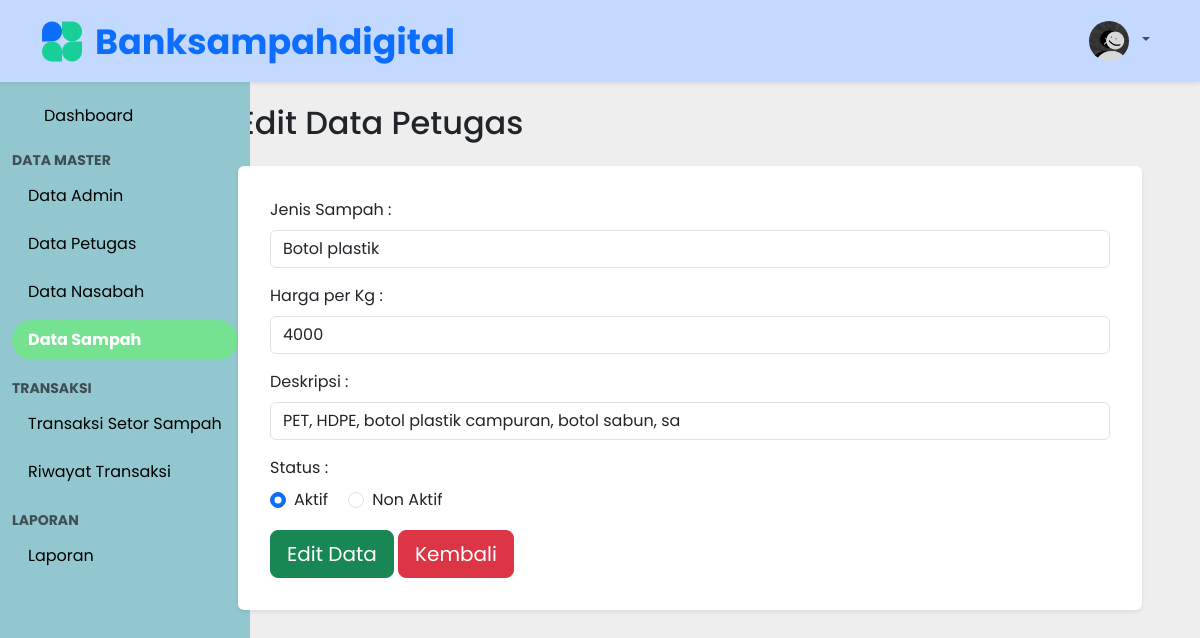
The page /ubah_sampah.php?id=3 on the database its author committed.
### tables this page shows
CREATE TABLE `tb_sampah` (
  `id` int(11) NOT NULL,
  `jenis_sampah` varchar(50) NOT NULL,
  `harga_per_kg` int(11) NOT NULL,
  `deskripsi` varchar(50) DEFAULT NULL,
  `status` tinyint(1) NOT NULL DEFAULT 1,
  `created_at` timestamp NOT NULL DEFAULT current_timestamp(),
  `updated_at` timestamp NULL DEFAULT NULL
);

### ubah_sampah.php (the view, shortened to what this page needs)
<?php
require 'config/koneksi.php';
$id = $_GET['id'];
$data = $koneksi->query("SELECT * FROM tb_sampah WHERE id = '$id'");
$row = $data->fetch_assoc();
?>
<?php require_once 'template/header.php'; ?>
        <div class="sidebar">
            <div class="container">
                <ul class="nav nav-pills flex-column mt-3">
                    <li class="nav-link"><a class="nav-link" href="index.php">Dashboard</a></li>
                    <li class="nav-item mt-1 mb-1"><span class="text-muted text-uppercase fw-bold small">Data Master</span></li>
                    <li class="nav-item mb-2"><a class="nav-link" href="data_admin.php">Data Admin</a></li>
                    <li class="nav-item mb-2"><a class="nav-link" href="data_petugas.php">Data Petugas</a></li>
                    <li class="nav-item mb-2"><a class="nav-link" href="data_nasabah.php">Data Nasabah</a></li>
                    <li class="nav-item mb-2"><a class="nav-link active fw-bold" href="data_sampah.php">Data Sampah</a></li>
                    <li class="nav-item mt-2 mb-1"><span class="text-muted text-uppercase fw-bold small">Transaksi</span></li>
                    <li class="nav-item mb-2"><a class="nav-link" href="setor_sampah.php">Transaksi Setor Sampah</a></li>
                    <li class="nav-item mb-2"><a class="nav-link" href="riwayat_setor.php">Riwayat Transaksi</a></li>
                    <li class="nav-item mt-2 mb-1"><span class="text-muted text-uppercase fw-bold small">Laporan</span></li>
                    <li class="nav-item mb-2"><a class="nav-link" href="laporan.php">Laporan</a></li>
                </ul>
            </div>
        </div>
        <div class="content pt-5 ms-250 px-3">
            <h2 class="mb-4">Edit Data Petugas</h2>
            <div class="card shadow-sm border-0 p-3">
                <div class="card-body">
                    <form action="" method="POST">
                        <div class="mb-3">
                            <label for="jenis_sampah" class="form-label">Jenis Sampah :</label>
                            <input type="text" class="form-control" name="jenis_sampah" id="jenis_sampah" value="<?= htmlspecialchars($row['jenis_sampah']) ?>" required>
                        </div>
                        <div class=" mb-3">
                            <label for="harga_per_kg" class="form-label">Harga per Kg :</label>
                            <input type="number" class="form-control" name="harga_per_kg" id="harga_per_kg" value="<?= htmlspecialchars($row['harga_per_kg']) ?>" required>
                        </div>
                        <div class="mb-3">
                            <label for="deskripsi" class="form-label">Deskripsi :</label>
                            <input type="text" class="form-control" name="deskripsi" id="deskripsi" value="<?= htmlspecialchars($row['deskripsi']) ?>" required>
                        </div>
                        <label class="form-label d-block">Status :</label>
                        <div class="form-check form-check-inline">
                            <input class="form-check-input" type="radio" name="status" id="statusAktif" value="true"
                                <?= $row['status'] ? 'checked' : '' ?>>
                            <label class="form-check-label" for="statusAktif">Aktif</label>
                        </div>
                        <div class="form-check form-check-inline">
                            <input class="form-check-input" type="radio" name="status" id="statusNonAktif" value="false"
                                <?= !$row['status'] ? 'checked' : '' ?>>
                            <label class="form-check-label" for="statusNonAktif">Non Aktif</label>
                        </div>
                        <div class="mt-3">
                            <button type="submit" name="submit" class="btn btn-success btn-lg">Edit Data</button>
                            <a href="data_sampah.php" class="btn btn-danger btn-lg">Kembali</a>
                        </div>
                    </form>
                </div>
            </div>
        </div>
    </div>
</body>
</html>

### css/style.css (style rules this page uses)
body { font-family: 'Poppins'; min-height: 100vh; flex-direction: column; background-color: #EEEEEE; }
.sidebar { height: 100%; position: fixed; top: 56px; left: 0; width: 250px; background-color: #92C7CF; padding-top: 1rem; justify-content: space-between; align-items: center; }
.sidebar .nav-link { color: black; transition: background-color 0.1s; }
.sidebar .nav-link.active { background-color: #74E291; color: #fff !important; border-radius: 50rem; }
.content { margin-left: 180px; margin-top: 56px; padding: 1rem; flex: 1; }

### rows shown on the page
tb_sampah: jenis_sampah "Botol plastik", harga_per_kg "4000", deskripsi "PET, HDPE, botol plastik campuran, botol sabun, sa", status "☑ Aktif", status "☐ Non Aktif"
